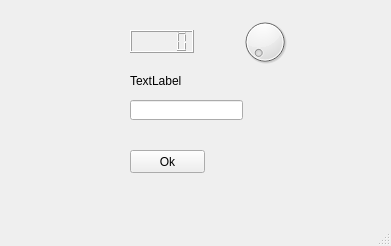
<?xml version="1.0" encoding="UTF-8"?>
<ui version="4.0">
 <class>MainWindow</class>
 <widget class="QMainWindow" name="MainWindow">
  <property name="geometry">
   <rect>
    <x>0</x>
    <y>0</y>
    <width>391</width>
    <height>246</height>
   </rect>
  </property>
  <property name="windowTitle">
   <string>MainWindow</string>
  </property>
  <widget class="QWidget" name="centralwidget">
   <widget class="QLabel" name="myLabel">
    <property name="geometry">
     <rect>
      <x>130</x>
      <y>70</y>
      <width>111</width>
      <height>21</height>
     </rect>
    </property>
    <property name="text">
     <string>TextLabel</string>
    </property>
   </widget>
   <widget class="QLineEdit" name="myLineEdit">
    <property name="geometry">
     <rect>
      <x>130</x>
      <y>100</y>
      <width>113</width>
      <height>20</height>
     </rect>
    </property>
   </widget>
   <widget class="QPushButton" name="myPushButton">
    <property name="geometry">
     <rect>
      <x>130</x>
      <y>150</y>
      <width>75</width>
      <height>23</height>
     </rect>
    </property>
    <property name="text">
     <string>Ok</string>
    </property>
   </widget>
   <widget class="QLCDNumber" name="myLcdNumber">
    <property name="geometry">
     <rect>
      <x>130</x>
      <y>30</y>
      <width>64</width>
      <height>23</height>
     </rect>
    </property>
   </widget>
   <widget class="QDial" name="myDial">
    <property name="geometry">
     <rect>
      <x>240</x>
      <y>10</y>
      <width>50</width>
      <height>64</height>
     </rect>
    </property>
    <property name="invertedAppearance">
     <bool>false</bool>
    </property>
    <property name="invertedControls">
     <bool>false</bool>
    </property>
   </widget>
  </widget>
  <widget class="QMenuBar" name="menubar">
   <property name="geometry">
    <rect>
     <x>0</x>
     <y>0</y>
     <width>391</width>
     <height>21</height>
    </rect>
   </property>
  </widget>
  <widget class="QStatusBar" name="statusbar"/>
 </widget>
 <resources/>
 <connections/>
</ui>
